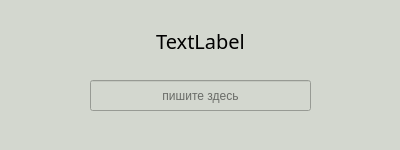
<?xml version="1.0" encoding="UTF-8"?>
<ui version="4.0">
 <class>Form</class>
 <widget class="QWidget" name="Form">
  <property name="geometry">
   <rect>
    <x>0</x>
    <y>0</y>
    <width>400</width>
    <height>150</height>
   </rect>
  </property>
  <property name="sizePolicy">
   <sizepolicy hsizetype="Fixed" vsizetype="Fixed">
    <horstretch>0</horstretch>
    <verstretch>0</verstretch>
   </sizepolicy>
  </property>
  <property name="minimumSize">
   <size>
    <width>400</width>
    <height>150</height>
   </size>
  </property>
  <property name="maximumSize">
   <size>
    <width>400</width>
    <height>150</height>
   </size>
  </property>
  <property name="windowTitle">
   <string>Form</string>
  </property>
  <property name="styleSheet">
   <string notr="true">background-color: rgb(211, 215, 207);</string>
  </property>
  <widget class="QLabel" name="label">
   <property name="geometry">
    <rect>
     <x>10</x>
     <y>20</y>
     <width>381</width>
     <height>41</height>
    </rect>
   </property>
   <property name="font">
    <font>
     <family>Tibetan Machine Uni</family>
     <pointsize>15</pointsize>
    </font>
   </property>
   <property name="text">
    <string>TextLabel</string>
   </property>
   <property name="alignment">
    <set>Qt::AlignCenter</set>
   </property>
  </widget>
  <widget class="QLineEdit" name="lineEdit">
   <property name="geometry">
    <rect>
     <x>90</x>
     <y>80</y>
     <width>221</width>
     <height>31</height>
    </rect>
   </property>
   <property name="alignment">
    <set>Qt::AlignCenter</set>
   </property>
   <property name="placeholderText">
    <string>пишите здесь</string>
   </property>
  </widget>
 </widget>
 <resources/>
 <connections/>
</ui>
